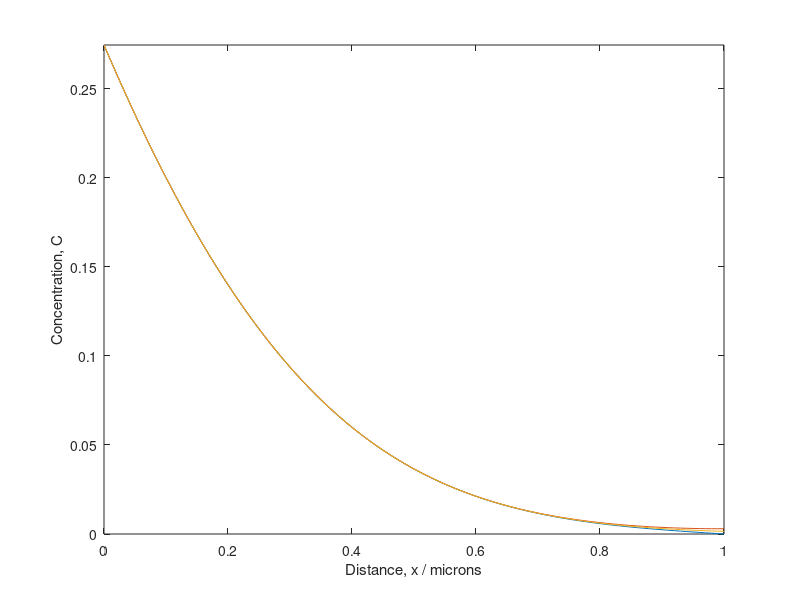

Write the MATLAB code that produced this figure.
%This script produces a Crank-Nicolson simulation of a stack of two layers
%of material. The main purpose is to simulate a diffusion profile of a system with a GDC
%electrolyte and an LSCF cathode as well as an interface between the two.

clear;close all

%% Define parameters
% Material properties
D_1=.00026; % Define diffusivity of cathode material [um^2/s] (LSCF)
D_2=0.00026;  % Define diffusivity of electrolyte material [um^2/s] (GDC)
k=0.000292; % Define surface exchange coefficient of LSCF [um/s]
D_int=.00026; %Define interfacial resistance [s/um]
int_width=0;% Define the width of the interface region (0 is the default value)

% Experimental setup
Duration=.083; % Time of exchange in hours (found with Kiloran correction)
L = [0.2;0.8]; % Vector of the layer lengths, first element is the first layer

% Simulation parameters
delta_x=0.01; % Define the spatial step [um]
delta_t=2; % Define the time step [s] (this should be a derived parameter based on max value of sigma)

% Derived properties
%D_int=2*(r/delta_x+1/D_1+1/D_2)^-1; % Define the diffusivity of the interface [um^2/s]
Length=L(1)+L(2); % Total sample length [um]
steps_x=Length/delta_x+1; % Define number of spatial nodes
steps_t=Duration*3600/delta_t+1; % Define number of time steps
x=0:delta_x:Length; % Define the length of the profile in steps of delta_x
sigma_1=D_1*(delta_t)/(2*delta_x^2); % Calculate sigma of LSCF
sigma_2=D_2*(delta_t)/(2*delta_x^2); % Calculate sigma of GDC
sigma_int=D_int*(delta_t)/(2*delta_x^2);% Calculate sigma of the first interface
h=k/D_1; %Calculate h

%% Build simulation components
% Set up a sub-matrix L which contains the information regarding the surface exchange as well as diffusion through the LSCF layer

% Set up the vector for the subdiagonal
sub = zeros(round(steps_x)-1,1);
sub(1:round(L(1)/delta_x)-1,1)=sigma_1;
sub(round(L(1)/delta_x):round(L(1)/delta_x)+1,1)=sigma_int;
sub(round(L(1)/delta_x)+1:end,1)=sigma_2;

% Set up the vector for the superdiagonal
sup = zeros(round(steps_x)-1,1);
sup(1:round(L(1)/delta_x)-1,1)=sigma_1;
sup(round(L(1)/delta_x)-0:round(L(1)/delta_x),1)=sigma_int;
sup(round(L(1)/delta_x)+1:end,1)=sigma_2;

% Set up the vector for the central diagonal
s1 = zeros(round(steps_x),1);
s1(1:round(L(1)/delta_x)-1,1)=1-2*sigma_1;
s1(round(L(1)/delta_x),1)=1-(sigma_int+sigma_1);
s1(round(L(1)/delta_x)+1,1)=1-(sigma_int+sigma_2);
s1(round(L(1)/delta_x)+2:end,1)=1-2*sigma_2;

s1_n = zeros(round(steps_x),1);
s1_n(1:round(L(1)/delta_x)-1,1)=1+2*sigma_1;
s1_n(round(L(1)/delta_x),1)=1+(sigma_int+sigma_1);
s1_n(round(L(1)/delta_x)+1,1)=1+(sigma_int+sigma_2);
s1_n(round(L(1)/delta_x)+2:end,1)=1+2*sigma_2;

% Create the matrix at the current timestep (Mirror boundary condition)
A = full(gallery('tridiag',sub,s1,sup));
A(1,1) = 1-2*sigma_1*(1+delta_x*h); %Surface boundary condition
A(1,2) = 2*sigma_1; %Surface boundary condition
A(end,end) = 1+sigma_2; %Mirror boundary condition parameters
A(end,end-1) = -2*sigma_2;
A(end,end-2) = sigma_2;

% Create the matrix at the future timestep
A_n = full(gallery('tridiag',-sub,s1_n,-sup));
A_n(1,1) = 1+2*sigma_1*(1+delta_x*h); %Surface boundary condition
A_n(1,2) = -2*sigma_1; %Surface boundary condition
A_n(end,end) = 1-sigma_2; %Mirror boundary condition parameters
A_n(end,end-1) = 2*sigma_2;
A_n(end,end-2) = -sigma_2;

% Create the matrix at the current timestep (Dirichlet boundary condition)
A_Di = full(gallery('tridiag',sub,s1,sup));
A_Di(1,1) = 1-2*sigma_1*(1+delta_x*h); %Surface boundary condition
A_Di(1,2) = 2*sigma_1; %Surface boundary condition
A_Di(end,end) = 1; % Dirichlet boundary condition
A_Di(end,end-1) = 0;
A_Di(end,end-2) = 0;

A_n_Di = full(gallery('tridiag',-sub,-s1+2,-sup));
A_n_Di(1,1) = 1+2*sigma_1*(1+delta_x*h); %Surface boundary condition
A_n_Di(1,2) = -2*sigma_1; %Surface boundary condition
A_n_Di(end,end) = 1; %Mirror boundary condition parameters
A_n_Di(end,end-1) = 0;
A_n_Di(end,end-2) = 0;

%%%%%%%%%%%%%%%%%%%%%%%%%%%%%%%%%%%%%%%%%%%%%%%%%%%%%%%%%%%%%%%%%%%%%

% Define surface exchange vector
G = zeros(round(steps_x), 1);
G(1) = 4*delta_x*sigma_1*h; %surface boundary condition vector G
C = zeros(round(steps_x),1);%Initial position vector, 0 everywhere
C_Di = zeros(round(steps_x),1);% Initial position vector for the Dirichlet bc


%% Run the iterative matrix calculation

for t=1:steps_t
    C = A_n\(A*C+G);
    C_Di = A_n_Di\(A_Di*C_Di+G);
    plot(x,C_Di,x,C,x,(C+C_Di)/2); % Plot both boundary conditions as well as their mean
    xlim([0 Length])
    ylim([-0 inf]);
    xlabel('Distance, x / microns')
    ylabel('Concentration, C')
    drawnow
end

hold off

%Optional code to produce noisy data that can be used to test fitting
%functions

% snr = 50;
% out = awgn(C,snr);varargin;
% 
% plot(out)
% 
% writematrix(out,'GenNoiseInt.txt')



%%%%%%%%%%%%%%%%%%%%%%%%%%%%%%%%%%%%%%%%%%%%%%%%%%%%%%%
%% Initialise figure
% Fig=figure(...
%     'Units','normalized',...
%     'Position',[.3 .5 .5 .4],...
%     'Color',[1 1 1],...%    'renderer','painters',...
%     'WindowStyle','normal',...
%     'PaperPositionMode','auto',...
%     'PaperOrientation','landscape');
% h=plot(x,C,x,C_Di,x,C_t,'x-',[L(1),L(1)],[0,1],'k:','linewidth',1.5);
% set(gca,'TickLabelInterpreter','latex',...
%     'LineWidth',1.2,...
%     'FontSize',16);
% xlim([0 Length])
% ylim([0 1]); %inf is quite annoying to watch :-)
% xlabel('Distance, $x$ / microns','interpreter','latex')
% ylabel('Normalised isotopic fraction, $C''$','interpreter','latex')
% linkdata on %This updates the data in the plot
% set(gca,'TickLabelInterpreter','latex',...
%     'LineWidth',1.2,...
%     'FontSize',16);
% legend('C-N Simulation','Interface location', 'Interpreter','Latex');
